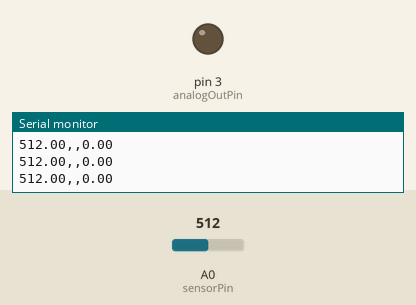
Bench run of a sketch on a simulated Arduino Uno, built with avr-gcc and run on an emulated ATmega328P. On the bench: output pins drawn as LEDs (lit = HIGH), the last lines printed to the serial monitor. The inputs (shaded band) are chosen by the test bench; at power-on: A0 (sensorPin) = 512.

Above: at 1.2 s.
1.3 s: A0 (sensorPin) set to 505
At 7.8 s:
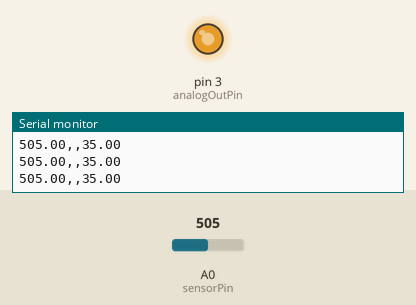
Timing chart, 0 to 9.3 s (numbered marks = the images above; inputs shaded):
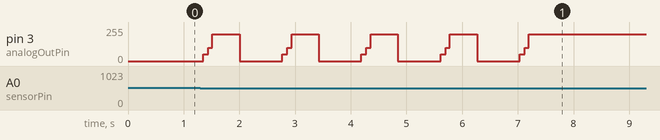

The sketch:

pd_Mar03-2017.ino
```cpp
//Peak Detect and Running Average for EE 589 Project

//variables for peak detection

int delta=.5; //Step size for detection, change for diff type of signals
float min_=10000; //Want to start well above 4096 to ensure min and max initial detect
float max_=-10000;
int min_ind=0; //indexing for testing only
int max_ind=0;
bool find_max=true; //checks if min or max was found
const int sensorPin = A0;
float maxtab_pos=0;
float maxtab_max=0;
float mintab_min=0;
float mintab_pos=0;
int ind=1;
float data;
int count=0;
const int num_samples = 550;
int values[num_samples];//array for storing values
int Index=0; //indexing for array
float average=0.0;//holder for average values
int value_sum=0;//sum of value array
const int analogOutPin = 3;
float olddata=0.0;
//int err_count;

//Initialize variables
void setup() {
  // put your setup code here, to run once:
Serial.begin(115200);
//Pin for sensor
pinMode(sensorPin, INPUT);
//Pin for motor
pinMode(analogOutPin, OUTPUT);

}


//runs on an infinite loop
void loop() {


  // put your main code here, to run repeatedly:
data=analogRead(sensorPin);

//Start Peak Detect, saves min and max values as well as their indices for testing
  if (data>max_){
      max_=data;
      max_ind=ind;
  }
if (data<min_){
      min_=data;
      min_ind=ind;
}
 if (find_max==true){ //check to see if min or max was last found
  if (data<max_-delta){
    maxtab_pos=max_ind;
    maxtab_max=max_;
    min_=data; //update min, needed to update max
    min_ind=ind;
    find_max=false;
    }
 }
    if(data>min_+delta){
      mintab_pos=min_ind;
      mintab_min=min_;
      max_=data; // update max
      max_ind=ind;
      find_max=true;
    }

    //Running average of peak values
    value_sum=value_sum-values[Index];//shift old value out
  values[Index]=maxtab_max;
  value_sum=value_sum+values[Index];//sum values
  Index++;
  if (Index>=num_samples){
    Index=0;

  }

average=value_sum/num_samples;


if (average>=12 && average <18){

    analogWrite(analogOutPin, 100);
  }

  else if (average>=18 ){

    analogWrite(analogOutPin, 200);
    }
      else if (average>=4 && average <12){

          analogWrite(analogOutPin, 50);
        }
          else {

            analogWrite(analogOutPin, 0);
            }

olddata=average;
ind++;
count++;
 Serial.print(data);
 Serial.print(',');
  //Serial.print(maxtab_max);
  Serial.print(',');
  //Serial.print(mintab_min);
  //Serial.print(',');
  //Serial.print(count);
  //Serial.print(',');
  Serial.println(average);

delay(10);// delay for 100 for troubleshooting

}
```

Measured:
- the behaviour switches between 512 and 511 on A0 (sensorPin) (found by bisection; images 0 and 1)
- after the input at 1.3 s, pin 3 (analogOutPin): 0/255 → 50/255 after 0.05 s, then repeats every 1.4 s: 100/255 0.08 s, 200/255 0.49 s, 0/255 0.77 s, 50/255 0.09 s, until it stays 200/255 from 7.2 s
